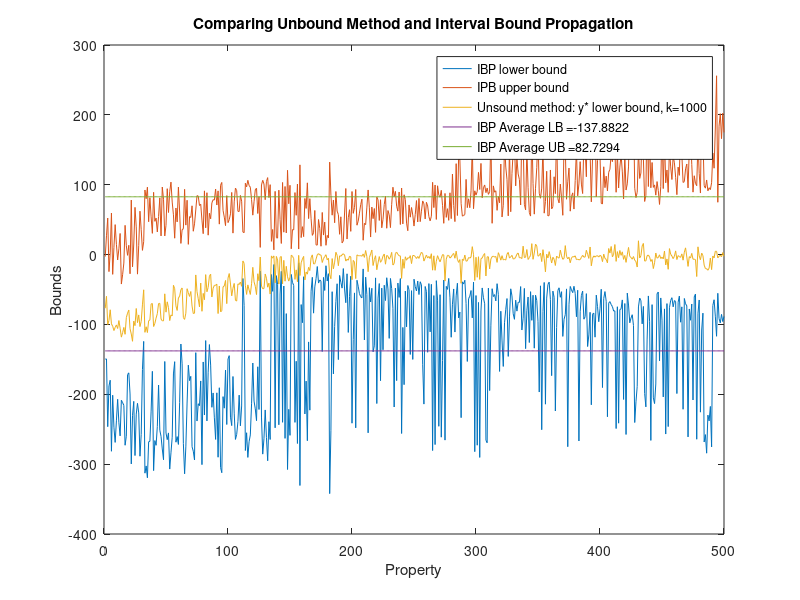

Recreate this plot in MATLAB.
% final project time taken
% load('FINAL_RESULTS.mat')
% plot(runtimes)
% hold on
% plot(ones(1,500)*mean(runtimes))
% plot(ones(1,500)*129.6)
% load('FINAL_RESULTS_k=100000.mat')
% plot(runtimes)
% xlabel('Property')
% ylabel('Time Taken (s)')
% title('Improved branch and bound: time taken per property')
% legend('Time taken',...
%     strcat('Mean time taken (improved) = ', num2str(mean(runtimes))),...
%     strcat('Mean time taken (original) = ', num2str(18*60*60/500)),...
%     'Improved B&B, k = 100,000')



% compare task1 and task 2
% % clear
% load('lpb_y_lower_bounds')
% load('lpb_y_upper_bounds')
% y_ub_lpb = y_upper_bounds;
% y_lb_lpb = y_lower_bounds;
% % 
% % load('task1_results_500')
% % load('task2_results')
% % load('task1_results_10000')
% load('task1_results_1000')
% % 
% % 
% figure(1)
% %plot(task1_results_500.lb)
% hold on
% plot(task1_results_1000.lb)
% %plot(task1_results_10000.lb)
% plot(y_lower_bounds)
% plot(y_upper_bounds)
% plot(mean(y_lower_bounds)*ones(1,500))
% plot(mean(y_upper_bounds)*ones(1,500))
% 
% 
% 
% 
% 
% title('Comparing Unsound Method and Interval Bound Propagation')
% legend('Unsound Method: Lower bound on y* (k = 1000)',...
%     'Interval Bound Propagation: Lower bound on output',...
%     'Interval Bound Propagation: Upper bound on output',...
%     strcat('IBP Average LB = ', num2str(mean(y_lower_bounds))),...
%     strcat('IBP Average UB = ', num2str(mean(y_upper_bounds))),...
%     'LPB LB',...
%     'LPB UB')
% ylabel('Output')
% xlabel('Property')
% hold off

% figure(2)
% plot(task1_results_1000.lb, 'Color', [0.8500    0.3250    0.0980])
% hold on
% plot(y_lb_lpb)
% plot(y_ub_lpb, 'Color', [  0.4660    0.6740    0.1880])
% 
% 
% 
% title('Linear Programming')
% legend(...
%     'Unsound Method: LB on y*',...
%     'LPB UB (LB on y*)')
% ylabel('Output')
% xlabel('Property')

figure(4)
%axis([0 500 -400 350])
a = load('task2_results');
plot(a.y_lower_bounds)
hold on
plot(a.y_upper_bounds)
load('task1_results_1000');
plot(task1_results_1000.lb)
plot(mean(a.y_lower_bounds)*ones(1,500))
plot(mean(a.y_upper_bounds)*ones(1,500))



legend('IBP lower bound',...
    'IPB upper bound',...
    'Unsound method: y* lower bound, k=1000',...
    strcat('IBP Average LB = ', num2str(mean(a.y_lower_bounds))),...
    strcat('IBP Average UB = ', num2str(mean(a.y_upper_bounds))))
title('Comparing Unbound Method and Interval Bound Propagation')
xlabel('Property')
ylabel('Bounds')